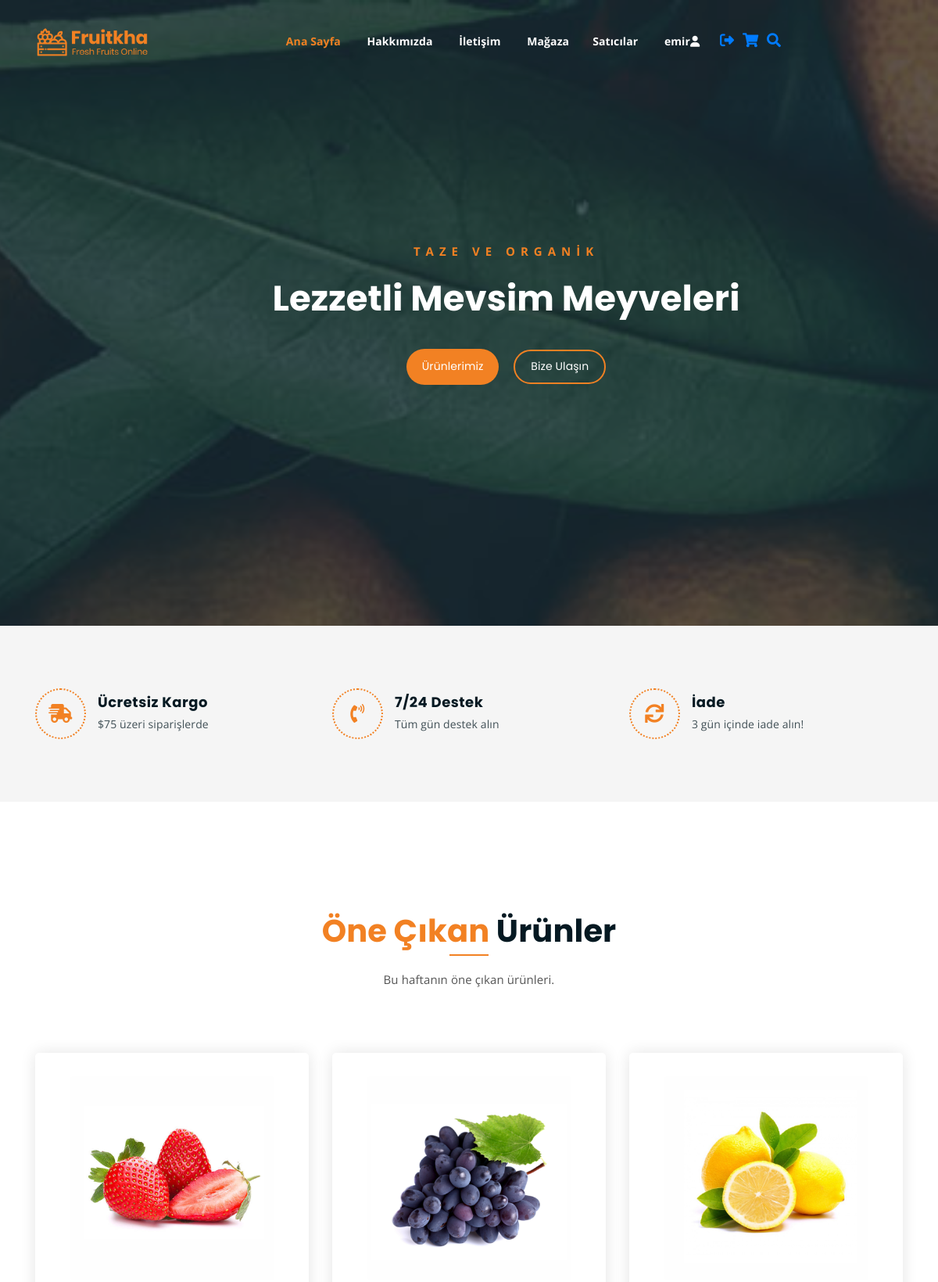
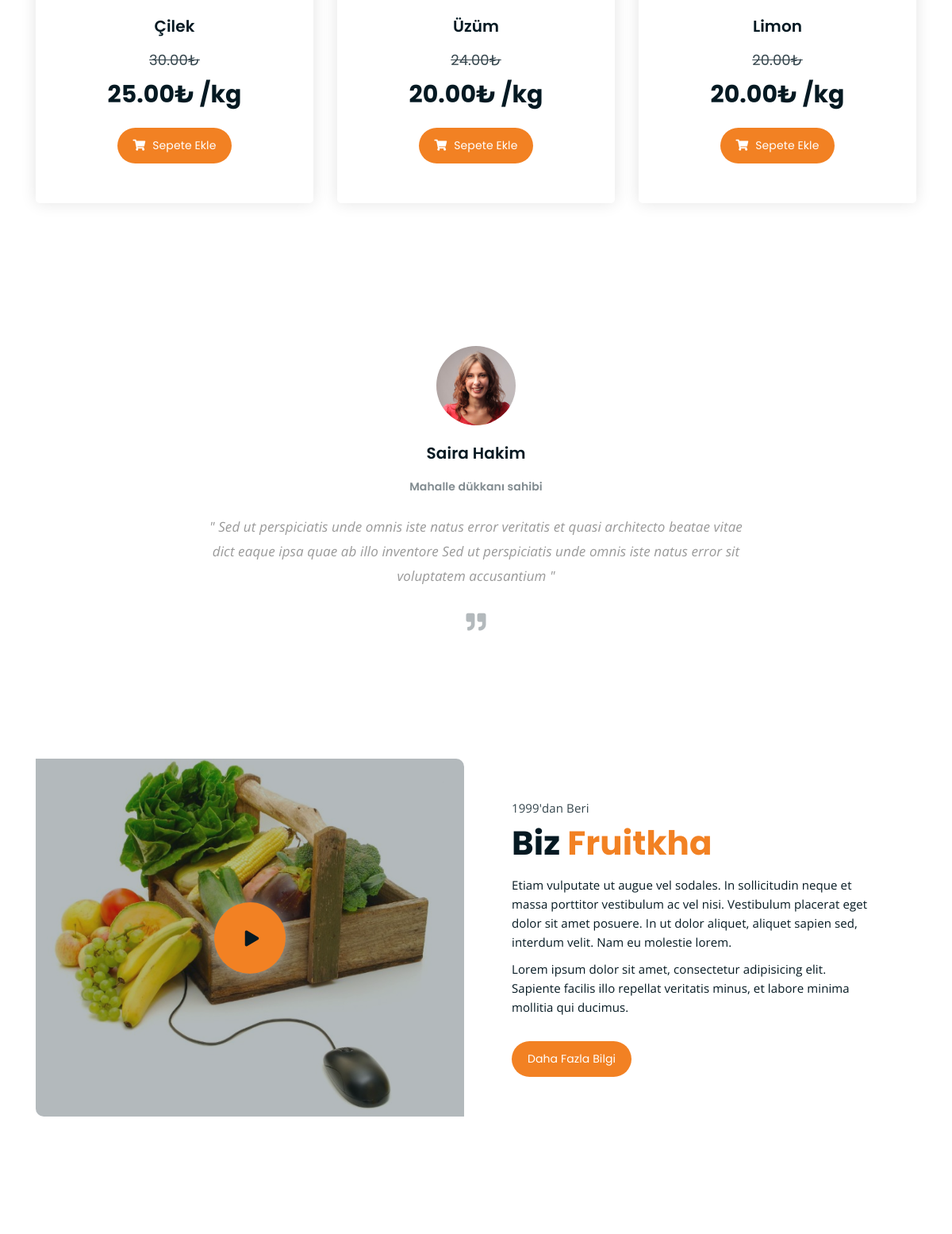
The app's page / (signed in, upper part) with its own data (2 pictures, top to bottom).
### core/models.py (models this page shows, shortened)
class Product(models.Model):
    category = models.ForeignKey(Category,on_delete=models.CASCADE) # Category tablosuyla ilişki kurulması
    user = models.ForeignKey(User, on_delete=models.SET_NULL,null=True)
    vendor = models.ForeignKey(Vendor, on_delete=models.SET_NULL,null=True,related_name="vendor")
    title = models.CharField(max_length=100,default="Taze Meyve")
    image = models.ImageField(upload_to=user_directory_path,default="urun.jpg")
    description = RichTextUploadingField(null=True,blank=True,default="Bu bir ürün")
    price = models.DecimalField(max_digits=9999999, decimal_places=2,default="1.99")
    old_price = models.DecimalField(max_digits=9999999, decimal_places=2,default="2.99")
    specifications =  RichTextUploadingField(null=True,blank=True)
    product_status = models.CharField(choices=STATUS,max_length=10,default="in_revie")
    status = models.BooleanField(default=True)
    in_stock = models.BooleanField(default=True)
    featured = models.BooleanField(default=False)
    digital = models.BooleanField(default=False)
    date = models.DateTimeField(auto_now_add=True)
    date = models.DateTimeField(null=True,blank=True)
    class Meta:
        verbose_name_plural = "Products"

### core/views.py (the view)
# urls.py: path('',index,name="index"),
def index(request):
    toprak = Category.objects.get(title="Toprakta Yetişen")
    products = Product.objects.filter(category=toprak)[:3]
    context = {
        'products':products
    }
    return render(request,'core/index.html',context)

### templates/core/index.html (shortened to what this page needs)
{% extends "partials/base.html" %}
{% load static %}
{% block content %}
<div class="hero-area hero-bg">
  <div class="container">
    <div class="row">
      <div class="col-lg-9 offset-lg-2 text-center">
        <div class="hero-text">
          <div class="hero-text-tablecell">
            <p class="subtitle">Taze ve Organik</p>
            <h1>Lezzetli Mevsim Meyveleri</h1>
            <div class="hero-btns">
              <a href="{% url 'core:shop' %}" class="boxed-btn">Ürünlerimiz</a>
              <a href="contact.html" class="bordered-btn">Bize Ulaşın</a>
            </div>
          </div>
        </div>
      </div>
    </div>
  </div>
</div>
<div class="list-section pt-80 pb-80">
  <div class="container">
    <div class="row">
      <div class="col-lg-4 col-md-6 mb-4 mb-lg-0">
        <div class="list-box d-flex align-items-center">
          <div class="list-icon">
            <i class="fas fa-shipping-fast"></i>
          </div>
          <div class="content">
            <h3>Ücretsiz Kargo</h3>
            <p>$75 üzeri siparişlerde</p>
          </div>
        </div>
      </div>
      <div class="col-lg-4 col-md-6 mb-4 mb-lg-0">
        <div class="list-box d-flex align-items-center">
          <div class="list-icon">
            <i class="fas fa-phone-volume"></i>
          </div>
          <div class="content">
            <h3>7/24 Destek</h3>
            <p>Tüm gün destek alın</p>
          </div>
        </div>
      </div>
      <div class="col-lg-4 col-md-6">
        <div class="list-box d-flex justify-content-start align-items-center">
          <div class="list-icon">
            <i class="fas fa-sync"></i>
          </div>
          <div class="content">
            <h3> İade</h3>
            <p>3 gün içinde iade alın!</p>
          </div>
        </div>
      </div>
    </div>
  </div>
</div>
<div class="product-section mt-150 mb-150">
  <div class="container">
    <div class="row">
      <div class="col-lg-8 offset-lg-2 text-center">
        <div class="section-title">
          <h3><span class="orange-text">Öne Çıkan</span> Ürünler</h3>
          <p>Bu haftanın öne çıkan ürünleri.</p>
        </div>
      </div>
    </div>
    <div class="row">
      {% for p in products %}
      <div class="col-lg-4 col-md-6 text-center">
        <div class="single-product-item">
          <div class="product-image">
            <a href="/products/{{p.id}}"><img src="{{p.image.url}}" alt=""></a>
          </div>
          <h3>{{p.title}}</h3>
          <p class="product-price"><span style=font-size:18px><del>{{p.old_price}}₺</del></span> {{p.price}}₺ /kg </p>
          <a href="cart.html" class="cart-btn"><i class="fas fa-shopping-cart"></i> Sepete Ekle</a>
        </div>
      </div>
      {% endfor %}
    </div>
  </div>
</div>
<div class="testimonail-section mt-150 mb-150">
  <div class="container">
    <div class="row">
      <div class="col-lg-10 offset-lg-1 text-center">
        <div class="testimonial-sliders">
          <div class="single-testimonial-slider">
            <div class="client-avater">
              <img src="{% static 'assets/img/avaters/avatar1.png' %}" alt="">
            </div>
            <div class="client-meta">
              <h3>Saira Hakim <span>Mahalle dükkanı sahibi</span></h3>
              <p class="testimonial-body">
                " Sed ut perspiciatis unde omnis iste natus error veritatis et  quasi architecto beatae vitae dict eaque ipsa quae ab illo inventore Sed ut perspiciatis unde omnis iste natus error sit voluptatem accusantium "
              </p>
              <div class="last-icon">
                <i class="fas fa-quote-right"></i>
              </div>
            </div>
          </div>
        </div>
      </div>
    </div>
  </div>
</div>
<div class="abt-section mb-150">
  <div class="container">
    <div class="row">
      <div class="col-lg-6 col-md-12">
        <div class="abt-bg">
          <a href="https://www.youtube.com/watch?v=DBLlFWYcIGQ" class="video-play-btn popup-youtube"><i class="fas fa-play"></i></a>
        </div>
      </div>
      <div class="col-lg-6 col-md-12">
        <div class="abt-text">
          <p class="top-sub">1999'dan Beri</p>
          <h2>Biz <span class="orange-text">Fruitkha</span></h2>
          <p>Etiam vulputate ut augue vel sodales. In sollicitudin neque et massa porttitor vestibulum ac vel nisi. Vestibulum placerat eget dolor sit amet posuere. In ut dolor aliquet, aliquet sapien sed, interdum velit. Nam eu molestie lorem.</p>
          <p>Lorem ipsum dolor sit amet, consectetur adipisicing elit. Sapiente facilis illo repellat veritatis minus, et labore minima mollitia qui ducimus.</p>
          <a href="about.html" class="boxed-btn mt-4">Daha Fazla Bilgi</a>
        </div>
      </div>
    </div>
  </div>
</div>
{% endblock content %}

### templates/partials/base.html (shortened to what this page needs)
{% load static %}
<!DOCTYPE html>
<html lang="tr">
<head>
	<link rel="stylesheet" href="https://cdnjs.cloudflare.com/ajax/libs/font-awesome/6.4.2/css/all.min.css" />
	<link rel="stylesheet" href="{% static 'assets/css/all.min.css' %}">
	<link rel="stylesheet" href="{% static 'assets/bootstrap/css/bootstrap.min.css' %}">
	<link rel="stylesheet" href="{% static 'assets/css/owl.carousel.css' %}">
	<link rel="stylesheet" href="{% static 'assets/css/magnific-popup.css' %}">
	<link rel="stylesheet" href="{% static 'assets/css/animate.css' %}">
	<link rel="stylesheet" href="{% static 'assets/css/meanmenu.min.css' %}">
	<link rel="stylesheet" href="{% static 'assets/css/main.css' %}">
	<link rel="stylesheet" href="{% static 'assets/css/responsive.css' %}">
</head>
<body>
	<div class="top-header-area" id="sticker">
		<div class="container">
			<div class="row">
				<div class="col-lg-12 col-sm-12 text-center">
					<div class="main-menu-wrap">
						<div class="site-logo">
							<a href="{% url 'core:index' %}">
								<img src="{% static 'assets/img/logo.png' %}" alt="">
							</a>
						</div>
						<nav class="main-menu">
							<ul>
								<li class="current-list-item"><a href="{% url 'core:index' %}">Ana Sayfa</a>
								</li>
								<li><a href="about.html">Hakkımızda</a></li>
								<li><a href="contact.html">İletişim</a></li>
								<li><a href="{% url 'core:shop' %}">Mağaza</a>
								<li><a href="{% url 'core:vendor-list' %}">Satıcılar</a>
								</li>
								<li>
									<div class="header-icons">
										{% if user.id is not None %}
										<li class="scroll-to-section"> <strong><a href="/user/">{{user.username}}<i class="fa-solid fa-user" ></i></a></strong></p></li>
										<a class="ml-2" href="{% url 'user:logout' %}" style="font-size:18px"><i class="fa-solid fa-right-from-bracket"></i></a>
										<a class="shopping-cart ml-2" href="cart.html" style="font-size:18px"><i class="fas fa-shopping-cart"></i></a>
										<a class="mobile-hide search-bar-icon ml-2" href="#" style="font-size:18px"><i class="fas fa-search"></i></a>
										{% else %}
										<a class="" href="{% url 'user:sign-in' %}">Giriş Yap<i class="fa-solid fa-user"></i></a>
										<a class="" href="{% url 'user:sign-up' %}">Kayıt Ol<i class="fa-regular fa-user"></i></a>
										<a class="mobile-hide search-bar-icon" href="#"><i class="fas fa-search"></i></a>
										{% endif %}
									</div>
								</li>
							</ul>
						</nav>
					</div>
				</div>
			</div>
		</div>
	</div>
    {% block content %}
    {% endblock content %}
</body>
</html>

### core/static/assets/css/responsive.css (style rules this page uses)
@media only screen and (min-width: 992px) and (max-width: 1200px) { .hero-text h1 { font-size: 45px; } }
@media only screen and (min-width: 992px) and (max-width: 1200px) { a.video-play-btn { right: 51%; } }

### records on screen
Product: image (picture), title "Çilek", old_price "30.00", price "25.00"
Product: image (picture), title "Üzüm", old_price "24.00", price "20.00"
Product: image (picture), title "Limon", old_price "20.00", price "20.00"

### other values on screen
{{ user.username }} "emir"
